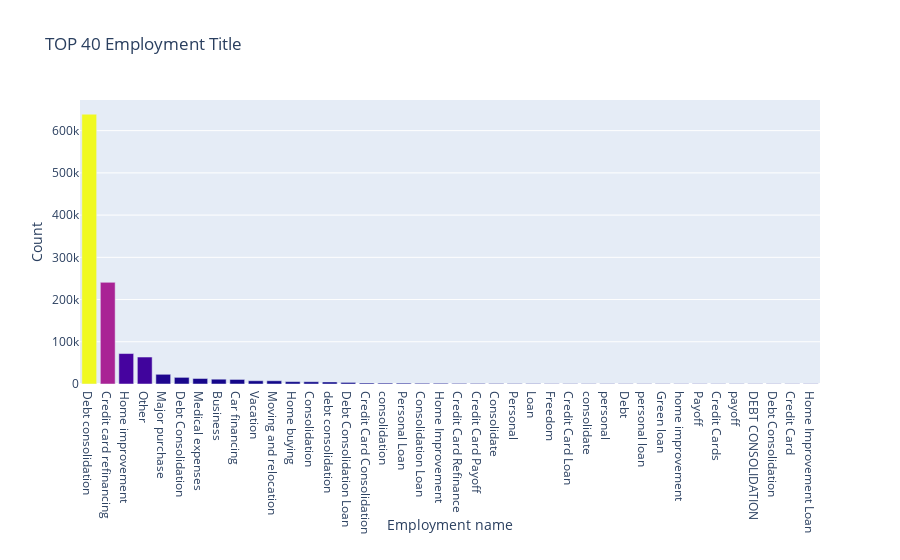

The notebook cell saved with this chart:
### Markdown cell above
<h2>Title</h2>

### Code cell
#First plot
trace0 = go.Bar(
    x = df_loan.title.value_counts()[:40].index.values,
    y = df_loan.title.value_counts()[:40].values,
    marker=dict(
        color=df_loan.title.value_counts()[:40].values
    ),
)

data = [trace0]

layout = go.Layout(
    yaxis=dict(
        title='Count'
    ),
    xaxis=dict(
        title='Employment name'
    ),
    title='TOP 40 Employment Title'
)

fig = go.Figure(data=data, layout=layout)

py.iplot(fig, filename='emp-title-bar')

### Figure 1 — Plotly figure (JSON) as saved in the notebook; plotly's stock layout.template omitted (floating-point values rounded to 4 significant figures)
{"data": [{"marker": {"color": [638964, 240683, 72127, 63878, 22974, 15692, 13061, 11359, 10769, 7721, 7647, 5611, 5353, 4812, 3777, 2347, 2163, 2086, 1770, 1757, 1464, 1377, 1254, 1163, 1028, 802, 779, 756, 748, 719, 714, 704, 670, 666, 650, 634, 594, 593, 584, 584]}, "type": "bar", "x": ["Debt consolidation", "Credit card refinancing", "Home improvement", "Other", "Major purchase", "Debt Consolidation", "Medical expenses", "Business", "Car financing", "Vacation", "Moving and relocation", "Home buying", "Consolidation", "debt consolidation", "Debt Consolidation Loan", "Credit Card Consolidation", "consolidation", "Personal Loan", "Consolidation Loan", "Home Improvement", "Credit Card Refinance", "Credit Card Payoff", "Consolidate", "Personal", "Loan", "Freedom", "Credit Card Loan", "consolidate", "personal", "Debt", "personal loan", "Green loan", "home improvement", "Payoff", "Credit Cards", "payoff", "DEBT CONSOLIDATION", "Debt Consolidation ", "Credit Card", "Home Improvement Loan"], "y": [638964, 240683, 72127, 63878, 22974, 15692, 13061, 11359, 10769, 7721, 7647, 5611, 5353, 4812, 3777, 2347, 2163, 2086, 1770, 1757, 1464, 1377, 1254, 1163, 1028, 802, 779, 756, 748, 719, 714, 704, 670, 666, 650, 634, 594, 593, 584, 584]}], "layout": {"title": {"text": "TOP 40 Employment Title"}, "xaxis": {"title": {"text": "Employment name"}}, "yaxis": {"title": {"text": "Count"}}}}
